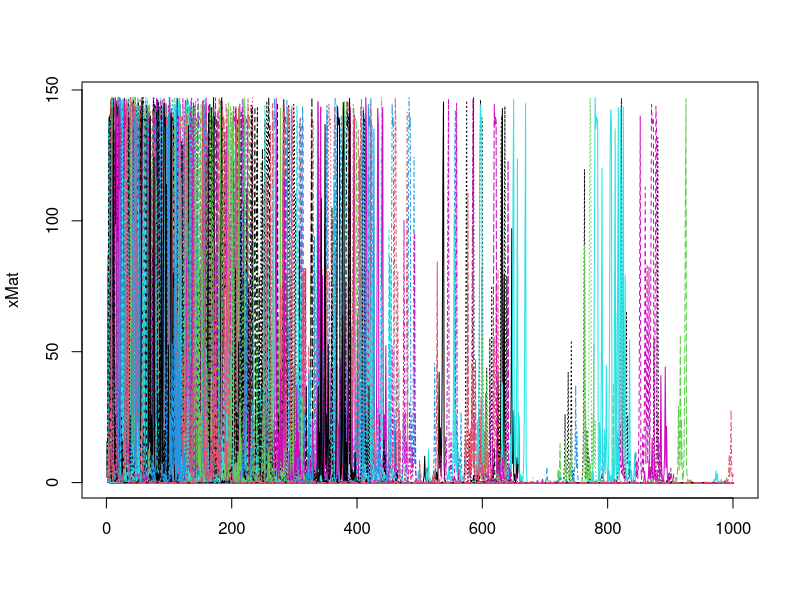

The R source for this figure:
# a simulator for the stochastic difference equation
# x[n+1] = x[n]*r[n+1]*exp(-a*x[n])
# where a is non-negative (strength of competition)
# r[n] is randomly drawn from some list of numbers
# r[n] is randomly drawn from some list on numbers - "fitness"

# definitions
x0=5 # initial density
rs=c(4,0.2) # list of r values
a=0.01 # strength of competition
finalN=1000 # length of run
howMany = 500 # number of runs

# set up & simulate
xMat=matrix(NA,finalN,howMany)
xMat[1,]=x0
for(i in 2:finalN)
{
  r=sample(rs,howMany,TRUE)
  xMat[i,]=xMat[i-1,]*r*exp(-a*xMat[i-1,])
}
matplot(xMat,type="l")